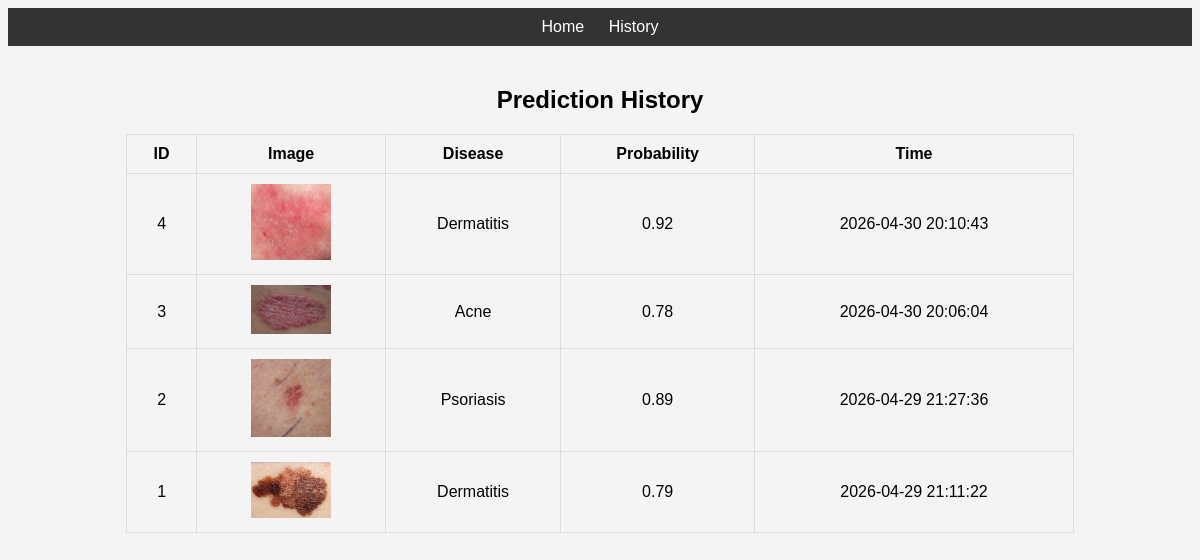
The app's page /history with its own data.
### tables this page shows
CREATE TABLE prediction (
            id INTEGER PRIMARY KEY AUTOINCREMENT,
            filename TEXT,
            disease TEXT,
            probability REAL,
            timestamp TEXT
        );

### app.py (the view)
@app.route('/history')
def history():
    conn = sqlite3.connect('database.db')
    c = conn.cursor()
    c.execute('SELECT * FROM prediction ORDER BY id DESC')
    data = c.fetchall()
    conn.close()
    return render_template('history.html', data=data)

### templates/history.html
{% extends 'base.html' %}
{% block content %}
<h2>Prediction History</h2>
<table>
    <tr>
        <th>ID</th>
        <th>Image</th>
        <th>Disease</th>
        <th>Probability</th>
        <th>Time</th>
    </tr>
    {% for row in data %}
    <tr>
        <td>{{ row[0] }}</td>
        <td><img src="/static/uploads/{{ row[1] }}" width="80"></td>
        <td>{{ row[2] }}</td>
        <td>{{ row[3] }}</td>
        <td>{{ row[4] }}</td>
    </tr>
    {% endfor %}
</table>
{% endblock %}

### templates/base.html (shortened to what this page needs)
<!DOCTYPE html>
<html>
<head>
    <link rel="stylesheet" href="/static/styles.css">
</head>
<body>
<nav>
    <a href="/">Home</a>
    <a href="/history">History</a>
</nav>
<div class="container">
    {% block content %}{% endblock %}
</div>
</body>
</html>

### static/styles.css (style rules this page uses)
body { font-family: Arial; background: #f4f4f4; text-align: center; }
nav { background: #333; padding: 10px; }
nav a { color: white; margin: 10px; text-decoration: none; }
.container { margin-top: 40px; }
table { margin: auto; border-collapse: collapse; width: 80%; }
td, th { border: 1px solid #ddd; padding: 10px; }

### records on screen
prediction: id "4", filename (picture), disease "Dermatitis", probability "0.92", timestamp "2026-04-30 20:10:43"
prediction: id "3", filename (picture), disease "Acne", probability "0.78", timestamp "2026-04-30 20:06:04"
prediction: id "2", filename (picture), disease "Psoriasis", probability "0.89", timestamp "2026-04-29 21:27:36"
prediction: id "1", filename (picture), disease "Dermatitis", probability "0.79", timestamp "2026-04-29 21:11:22"
